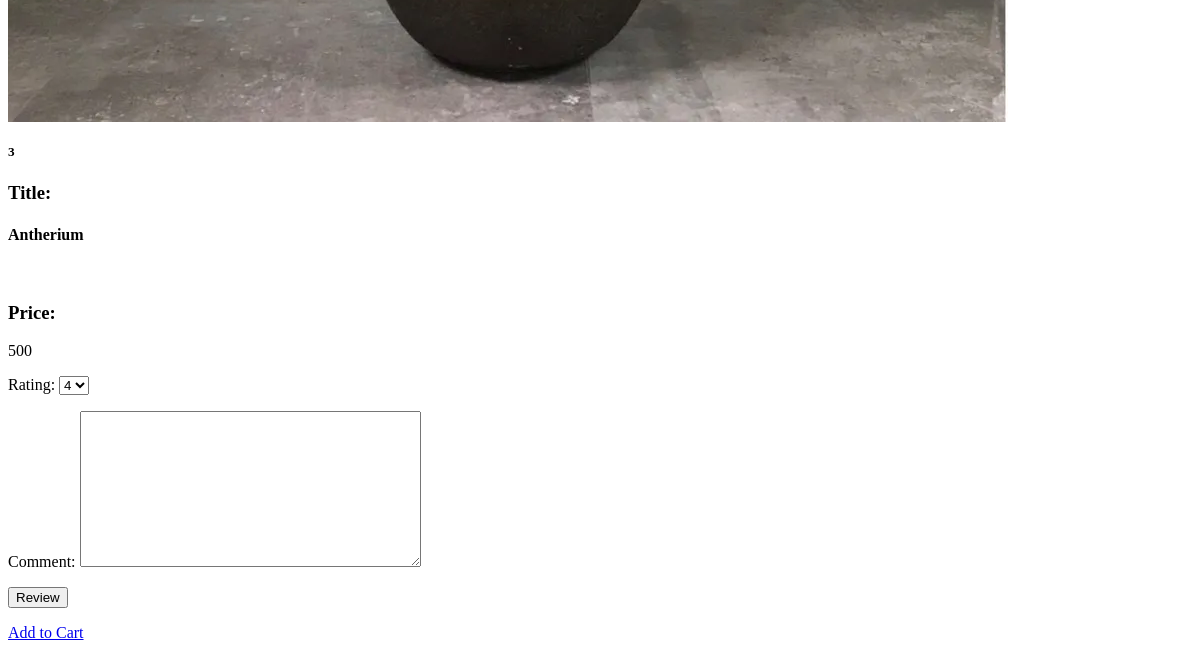
The page /Product/3 (lower part) on the database as committed earlier.
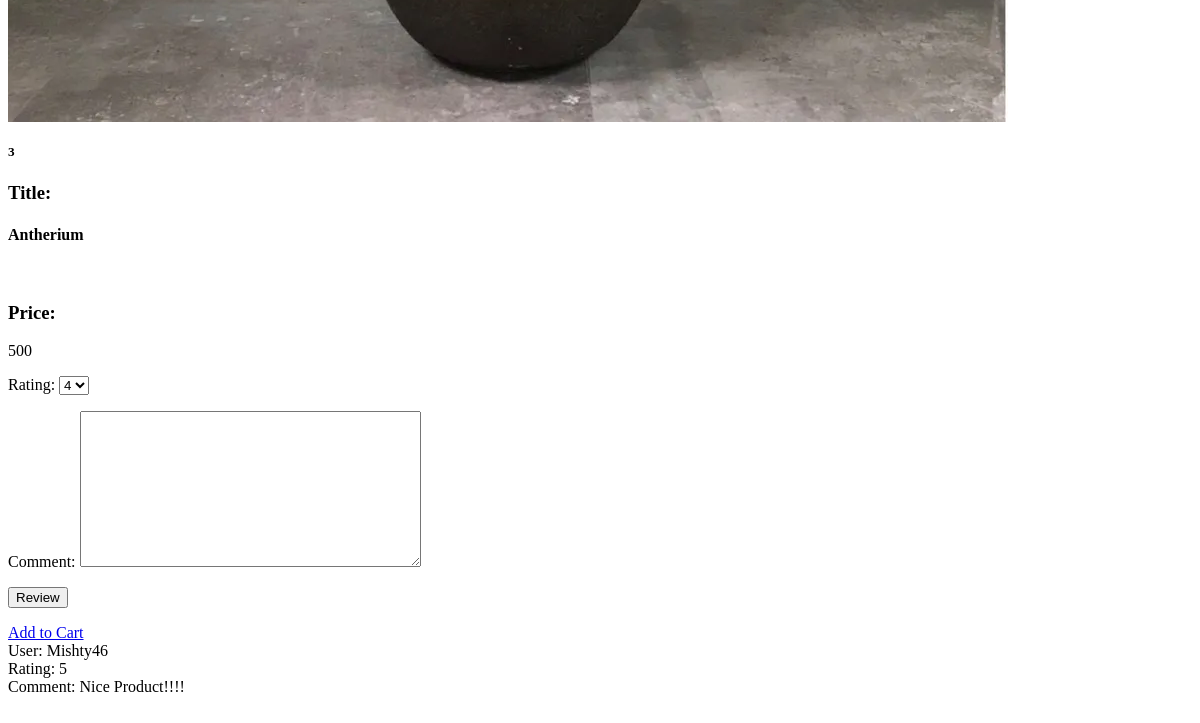
The same page on the database as committed later.
### Product/models.py (models this page shows, shortened)
class Review(models.Model):
    RATING_OPTIONS = (
        ('1', '1'),
        ('2', '2'),
        ('3', '3'),
        ('4', '4'),
        ('5', '5')
    )
    rating = models.CharField(max_length=10, choices = RATING_OPTIONS, default='4')
    comment = models.TextField(blank=True, null=True)
    user = models.ForeignKey(User, on_delete=models.CASCADE, null=True, blank=True)

### Product/views.py (the view, shortened to what this page needs)
# urls.py: path('Product/<int:product_id>', product_views.showDetails, name='detail_view'),
def showDetails(request, product_id):
    searched_product = get_object_or_404(Product, id=product_id)
    form = ReviewForm()
    context = {
        'search': searched_product,
        'form': form
    }
    return render(request, 'Product/show_product_details.html', context)

### Product/forms.py
class ReviewForm(forms.ModelForm):
    class Meta:
        model = Review
        fields = ('rating', 'comment')

### templates/Product/show_product_details.html (shortened to what this page needs)
{% block content  %}
        <div class="card bg-light mb-2`" >
          <div class="row no-gutters">
            <div class="col-md-4">
              <img src="{{ search.picture.url }}" class="card-img" alt="...">
            </div>
            <div class="col-md-8">
              <div class="card-body">
                <h5 class="card-title">{{ search.id }}</h5>
                <p class="card-text">
                  <h3> Title: </h3><h4> {{ search.product_name }}</h4> <br>
                   <h3>Price: </h3> {{ search.price }} <br>
                  <form method="POST">
                            {{ form.as_p }}
                            <button type="submit">Review</button>
                    </form>
                  </p>
                  <a href="{% url 'update-cart' search.id %}" >Add to Cart</a>
              </div>
            </div>
          </div>
        </div>
   <div class="container">
        {% for review in search.reviews.all %}
            User: {{ review.user.username }}<br>
            Rating: {{ review.rating }} <br>
            Comment: {{ review.comment }} <br><br><br>
        {% endfor %}
    </div>
{% endblock content %}

Rows that differ between the two databases and show on the page:
added Review: user.username "Mishty46", rating "5", comment "Nice Product!!!!"
